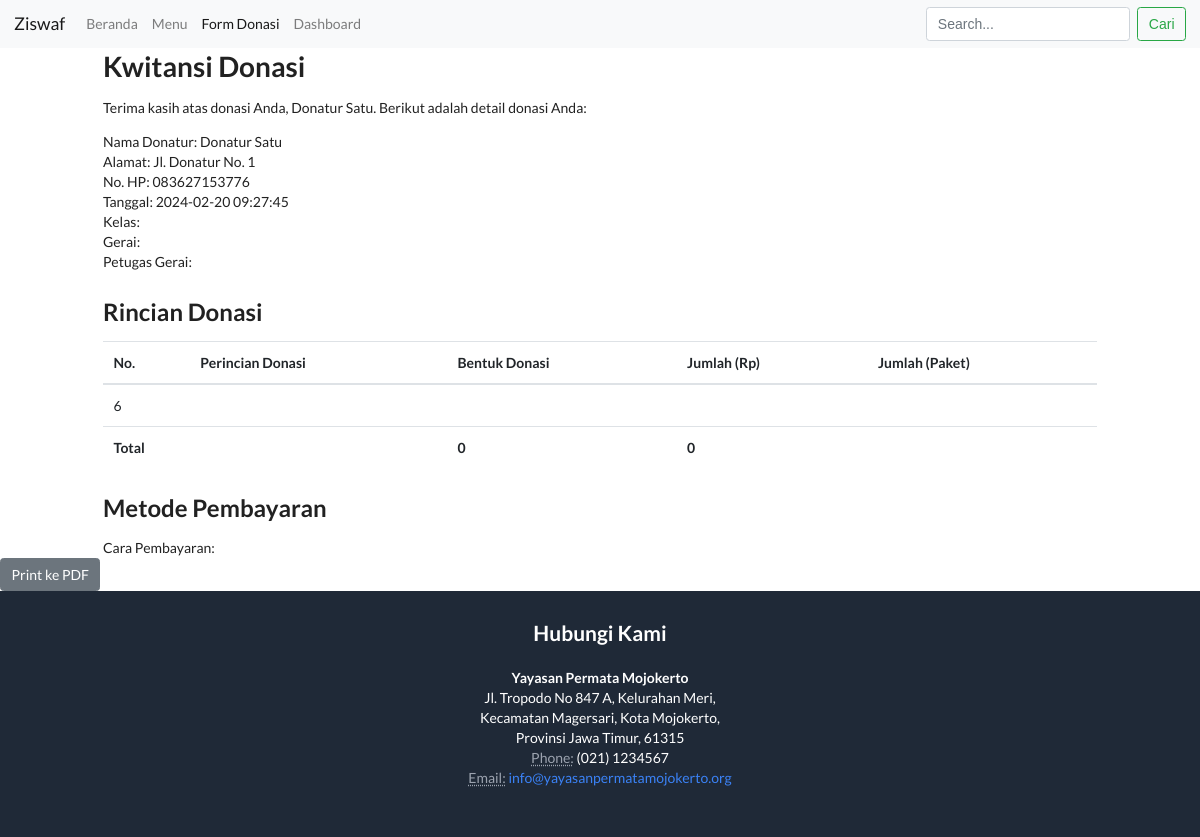
Screenshot of /kwitansi.php?id=1 with the database file from the repository.
### tables this page shows
CREATE TABLE IF NOT EXISTS `donasi` (
`id` int(11) NOT NULL,
  `nama_donatur` varchar(255) NOT NULL,
  `alamat` text NOT NULL,
  `no_hp` varchar(30) NOT NULL,
  `tanggal` datetime NOT NULL,
  `kelas_id` int(11) DEFAULT NULL,
  `gerai_id` int(11) DEFAULT NULL,
  `petugas_gerai_id` int(11) DEFAULT NULL,
  `perincian_donasi_1_id` int(11) DEFAULT NULL,
  `bentuk_donasi_1` varchar(50) DEFAULT NULL,
  `jumlah_rp_1` int(11) DEFAULT NULL,
  `jumlah_paket_1` int(11) DEFAULT NULL,
  `perincian_donasi_2_id` int(11) DEFAULT NULL,
  `bentuk_donasi_2` varchar(50) DEFAULT NULL,
  `jumlah_rp_2` int(11) DEFAULT NULL,
  `jumlah_paket_2` int(11) DEFAULT NULL,
  `perincian_donasi_3_id` int(11) DEFAULT NULL,
  `bentuk_donasi_3` varchar(50) DEFAULT NULL,
  `jumlah_rp_3` int(11) DEFAULT NULL,
  `jumlah_paket_3` int(11) DEFAULT NULL,
  `perincian_donasi_4_id` int(11) DEFAULT NULL,
  `bentuk_donasi_4` varchar(50) DEFAULT NULL,
  `jumlah_rp_4` int(11) DEFAULT NULL,
  `jumlah_paket_4` int(11) DEFAULT NULL,
  `perincian_donasi_5_id` int(11) DEFAULT NULL,
  `bentuk_donasi_5` varchar(50) DEFAULT NULL,
  `jumlah_rp_5` int(11) DEFAULT NULL,
  `jumlah_paket_5` int(11) DEFAULT NULL,
  `cara_pembayaran` varchar(50) DEFAULT NULL,
  `bukti_pembayaran` text,
  `total_rp` int(11) DEFAULT NULL,
  `total_paket` int(11) DEFAULT NULL,
  `keterangan` text
);

### kwitansi.php (the view, shortened to what this page needs)
<?php
$servername = "localhost";
$username = "root";
$password = "";
$dbname = "dbaseziswaf";
$conn = new mysqli($servername, $username, $password, $dbname);
$id = isset($_GET['id']) ? $_GET['id'] : die('ID donasi tidak ditemukan');
$sql = "SELECT * FROM donasi WHERE id = ?";
$stmt = $conn->prepare($sql);
$stmt->bind_param("i", $id);
$stmt->execute();
$result = $stmt->get_result();
$donasi = $result->fetch_assoc();
if (!isset($donasi["perincian_donasi_5_id"])) {
    $donasi["perincian_donasi_5_id"] = 0;
    $donasi["bentuk_donasi_5"] = "";
    $donasi["jumlah_rp_5"] = 0;
    $donasi["jumlah_paket_5"] = 0;
}
?>
<!DOCTYPE html>
<html lang="en">
<head>
    <link rel="stylesheet" href="https://cdn.jsdelivr.net/npm/bootstrap@4.5.2/dist/css/bootstrap.min.css">
    <link rel="stylesheet" href="https://stackpath.bootstrapcdn.com/bootstrap/4.4.1/css/bootstrap.min.css">
    <link rel="stylesheet" href="https://stackpath.bootstrapcdn.com/bootstrap/4.5.2/css/bootstrap.min.css">
    <link rel="stylesheet" href="https://cdn.jsdelivr.net/npm/tailwindcss@2.0.2/dist/tailwind.min.css">
    <link rel="stylesheet" href=" https://cdn.jsdelivr.net/npm/semantic-ui@2.4.2/dist/semantic.min.css">
</head>
<body>
    <nav class="navbar navbar-expand-lg navbar-light bg-light">
        <a class="navbar-brand" href="#">Ziswaf</a>
        <ul class="navbar-nav">
            <li class="nav-item">
                <a class="nav-link" href="index.php">Beranda</a>
            </li>
            <li class="nav-item">
                <a class="nav-link" href="menu.php">Menu</a>
            </li>
            <li class="nav-item active">
                <a class="nav-link" href="form_donasi.php">Form Donasi <span class="sr-only">(current)</span></a>
            </li>
            <li class="nav-item">
                <a class="nav-link" href="dashboard_signup.php">Dashboard</a>
            </li>
        </ul>
        <div class="collapse navbar-collapse" id="navbarNav">
            <form class="form-inline ml-auto">
                <input class="form-control mr-sm-2" type="text" placeholder="Search...">
                <button class="btn btn-outline-success my-2 my-sm-0" type="submit">Cari</button>
            </form>
        </div>
    </nav>
    <div class="container">
        <h1>Kwitansi Donasi</h1>
        <p>Terima kasih atas donasi Anda, <?= htmlspecialchars($donasi['nama_donatur']) ?>. Berikut adalah detail donasi Anda:</p>
        <ul>
            <li>Nama Donatur: <?= htmlspecialchars($donasi['nama_donatur']) ?></li>
            <li>Alamat: <?= htmlspecialchars($donasi['alamat']) ?></li>
            <li>No. HP: <?= htmlspecialchars($donasi['no_hp']) ?></li>
            <li>Tanggal: <?= htmlspecialchars($donasi['tanggal']) ?></li>
            <li>Kelas: <?= htmlspecialchars($donasi['kelas_id']) ?></li>
            <li>Gerai: <?= htmlspecialchars($donasi['gerai_id']) ?></li>
            <li>Petugas Gerai: <?= htmlspecialchars($donasi['petugas_gerai_id']) ?></li>
        </ul>
        <h2>Rincian Donasi</h2>
        <table class="table">
            <thead>
                <tr>
                    <th>No.</th>
                    <th>Perincian Donasi</th>
                    <th>Bentuk Donasi</th>
                    <th>Jumlah (Rp)</th>
                    <th>Jumlah (Paket)</th>
                </tr>
            </thead>
            <tbody>
                <?php
                $totalRp = 0;
                $totalPaket = 0;
                    for ($i = 1; $i <= 5; $i++) {
                        $perincianDonasiId = "perincian_donasi_$i";
                    }
                    ?>
                        <tr>
                            <td><?= $i ?></td>
                            <td><?= htmlspecialchars($donasi["$perincianDonasiId"]) ?></td>
                            <td><?= $bentukDonasi ?></td>
                            <td><?= $jumlahRp ?></td>
                            <td><?= $jumlahPaket ?></td>
                        </tr>
            </tbody>
            <tfoot>
                <tr>
                    <th colspan="2">Total</th>
                    <th><?= htmlspecialchars($totalPaket) ?></th>
                    <th><?= htmlspecialchars($totalRp) ?></th>
                    <th></th>
                </tr>
            </tfoot>
        </table>
        <h2>Metode Pembayaran</h2>
        <p>Cara Pembayaran: <?= htmlspecialchars($donasi['cara_pembayaran']) ?></p>
    </div>
    <a href="print_pdf.php" class="btn btn-secondary">Print ke PDF</a>
    <footer class="bg-gray-800 text-white p-8">
        <h5 class="text-2xl font-bold mb-4">Hubungi Kami</h5>
        <address class="mb-4">
            <strong class="block">Yayasan Permata Mojokerto</strong>
            Jl. Tropodo No 847 A, Kelurahan Meri, <br>
            Kecamatan Magersari, Kota Mojokerto, <br>
            Provinsi Jawa Timur, 61315 <br>
            <abbr title="Phone" class="text-gray-400">Phone:</abbr> (021) 1234567<br>
            <abbr title="Email" class="text-gray-400">Email:</abbr> <a href="mailto:info@yayasanpermatamojokerto.org" class="text-blue-500 hover:underline">info@yayasanpermatamojokerto.org</a>
        </address>
    </footer>
</body>
</html>

### kwitansi.php (style rules this page uses)
footer { bottom: 0; width: 100%; background-color: #f8f9fa; padding: 10px; text-align: center; }

### rows the page displays
donasi: nama_donatur "Donatur Satu", alamat "Jl. Donatur No. 1", no_hp "083627153776", tanggal "2024-02-20 09:27:45"

### other values shown
$i "6"
$totalPaket "0"
$totalRp "0"
